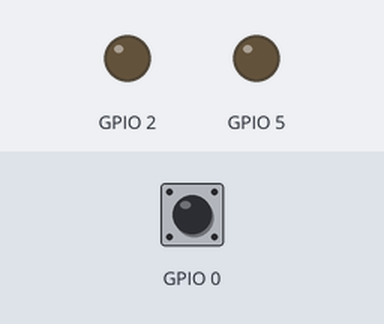
The program below on a simulated ESP8266 (NodeMCU). On the bench: output pins drawn as LEDs (lit = HIGH). Dashed ring = blinking. The test bench sets the inputs (shaded band); at power-on: GPIO 0 HIGH.

Above: at 1.2 s.
1.3 s: GPIO 0 pulled LOW for 3.2 s
At 4.8 s:
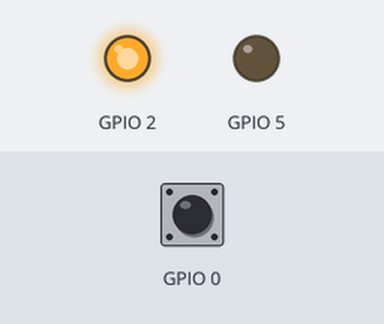
6.0 s: GPIO 0 pulled LOW for 0.15 s
At 7.8 s:
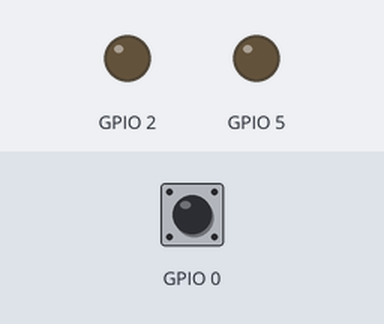
8.1 s: GPIO 0 pulled LOW for 1 s
At 10.2 s:
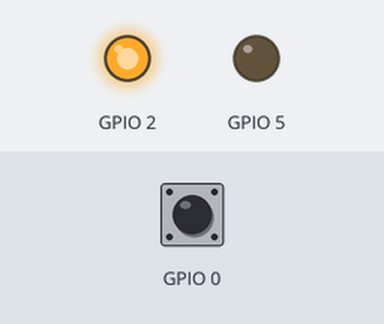
10.6 s: GPIO 0 pulsed LOW 2 times (0.12 s each, 0.3 s apart)
At 11.12 s:
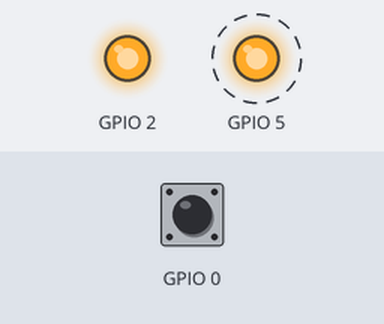
Timing chart, 0 to 14.6 s (numbered marks = the images above; inputs shaded):
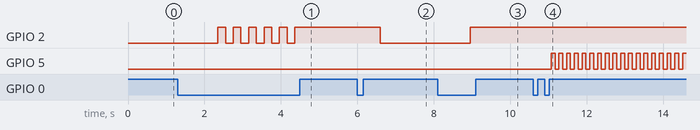

Measured:
- after the input at 1.3 s, GPIO 2: alternates HIGH for 0.20 s and LOW for 0.20 s, 11 changes in all, then stays HIGH, starting after 1.1 s
- after the input at 6.0 s, GPIO 2: HIGH → LOW after 0.60 s
- after the input at 8.1 s, GPIO 2: LOW → HIGH after 0.85 s
- after the input at 10.6 s, GPIO 5: alternates HIGH for 0.10 s and LOW for 0.10 s, starting after 0.47 s

The program:

main.cpp
```cpp
#include <Arduino.h>
#include "LED.h"
#include <OneButton.h>
// --- Khởi tạo LED ---
LED led1(LED1_PIN, LED1_ACT);
LED led2(LED2_PIN, LED2_ACT);

// --- Biến xác định LED đang điều khiển ---
bool controlLed1 = true;

// --- Khởi tạo nút ---
OneButton button(BTN_PIN, !BTN_ACT);

// --- Hàm callback ---
void singleClick();
void doubleClick();
void longPressStart();
void longPressStop();

void setup() {
    led1.off();
    led2.off();

    // Gán callback cho nút
    button.attachClick(singleClick);
    button.attachDoubleClick(doubleClick);
    button.attachLongPressStart(longPressStart);
    button.attachLongPressStop(longPressStop);
}

void loop() {
    // Cập nhật LED và nút
    led1.loop();
    led2.loop();
    button.tick();
}

// --- Callback: single click ---
void singleClick() {
    if (controlLed1) {
        led1.flip();  // bật/tắt LED1
    } else {
        led2.flip();  // bật/tắt LED2
    }
}

// --- Callback: double click ---
void doubleClick() {
    controlLed1 = !controlLed1; // đổi LED

    // Báo hiệu LED mới bằng nháy nhanh 100ms
    if (controlLed1) {
        led1.blink(100);
        led2.off();
    } else {
        led2.blink(100);
        led1.off();
    }
}

// --- Callback: giữ nút bắt đầu ---
void longPressStart() {
    if (controlLed1) {
        led1.blink(200);
    } else {
        led2.blink(200);
    }
}

// --- Callback: giữ nút kết thúc ---
void longPressStop() {
    if (controlLed1) {
        led1.off();
    } else {
        led2.off();
    }
}
```
